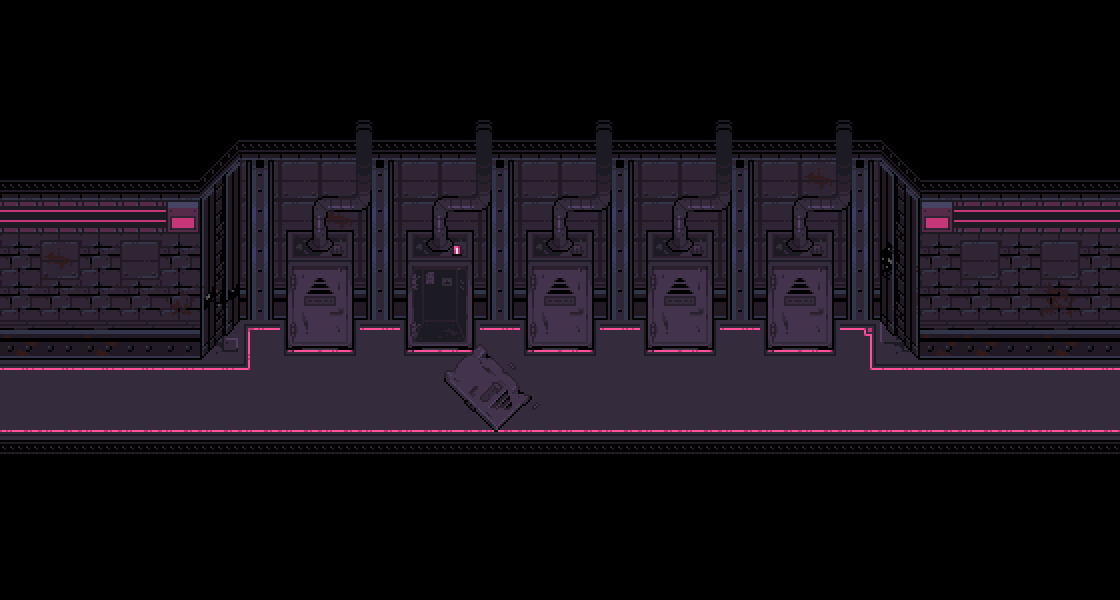

Rendered tile map (Tiled .tmx) drawn with the repository's tilesets; below, a short description and the map source with its tile grids summarised:
An orthogonal 28x15 tile map with 40x40 px tiles, 7 tile layers (Tile Layer 2, Tile Layer 1, Tile Layer 3, Tile Layer 4, ...), 2 tilesets and 16 objects (5x interactable, 2x transition, right, left, spawn).

<map version="1.10" tiledversion="1.10.2" orientation="orthogonal" renderorder="right-down" width="28" height="15" tilewidth="40" tileheight="40" infinite="0" nextlayerid="11" nextobjectid="17">
 <editorsettings>
  <export target="data.lua" format="lua" />
 </editorsettings>
 <properties>
  <property name="light" type="bool" value="true" />
  <property name="music" value="undertale_yellow/steamworks_overworld" />
 </properties>
 <tileset firstgid="1" source="../../../tilesets/steamworks.tsx" />
 <tileset firstgid="1497" source="../../../tilesets/steamworks_objects.tsx" />
 <layer id="2" name="Tile Layer 2" width="28" height="15">
  <data>[420 cells, 2 non-empty, 1 distinct tile ids]</data>
 </layer>
 <layer id="1" name="Tile Layer 1" width="28" height="15">
  <data>[420 cells, 420 non-empty, 30 distinct tile ids]</data>
 </layer>
 <layer id="3" name="Tile Layer 3" width="28" height="15">
  <data>[420 cells, 34 non-empty, 5 distinct tile ids]</data>
 </layer>
 <layer id="6" name="Tile Layer 4" width="28" height="15">
  <data>[420 cells, 1 non-empty, 1 distinct tile ids]</data>
 </layer>
 <layer id="7" name="Tile Layer 5" width="28" height="15" offsetx="-6" offsety="0">
  <data>[420 cells, 1 non-empty, 1 distinct tile ids]</data>
 </layer>
 <layer id="4" name="lockers" width="28" height="15" offsetx="6" offsety="-10">
  <data>[420 cells, 5 non-empty, 2 distinct tile ids]</data>
 </layer>
 <layer id="5" name="door" width="28" height="15" offsetx="4" offsety="-8">
  <data>[420 cells, 1 non-empty, 1 distinct tile ids]</data>
 </layer>
 <objectgroup id="8" name="collision">
  <object id="1" x="0" y="320" width="200" height="40" />
  <object id="2" x="200" y="280" width="720" height="40" />
  <object id="3" x="920" y="320" width="200" height="40" />
  <object id="4" x="0" y="440" width="1120" height="40" />
  <object id="5" x="880" y="320">
   <polygon points="0,0 40,0 40,40" />
  </object>
  <object id="6" x="200" y="320">
   <polygon points="0,0 40,0 0,40" />
  </object>
 </objectgroup>
 <objectgroup id="9" name="objects">
  <object id="7" name="interactable" x="286" y="320" width="68" height="30">
   <properties>
    <property name="solid" type="bool" value="true" />
    <property name="text1">* (You peer inside the
chamber...)</property>
    <property name="text2">* (It's far too dark to make
anything out.)</property>
   </properties>
  </object>
  <object id="8" name="interactable" x="526" y="320" width="68" height="30">
   <properties>
    <property name="solid" type="bool" value="true" />
    <property name="text1">* (You peer inside the
chamber...)</property>
    <property name="text2">* (It's far too dark to make
anything out.)</property>
   </properties>
  </object>
  <object id="11" name="interactable" x="406" y="320" width="68" height="30">
   <properties>
    <property name="solid" type="bool" value="true" />
    <property name="text1" value="* ..." />
   </properties>
  </object>
  <object id="9" name="interactable" x="646" y="320" width="68" height="30">
   <properties>
    <property name="solid" type="bool" value="true" />
    <property name="text1">* (You peer inside the
chamber...)</property>
    <property name="text2">* (It's far too dark to make
anything out.)</property>
   </properties>
  </object>
  <object id="10" name="interactable" x="766" y="320" width="68" height="30">
   <properties>
    <property name="solid" type="bool" value="true" />
    <property name="text1">* (You peer inside the
chamber...)</property>
    <property name="text2">* (It's far too dark to make
anything out.)</property>
   </properties>
  </object>
  <object id="12" name="transition" x="0" y="360" width="40" height="80">
   <properties>
    <property name="map" value="steamworks/05" />
    <property name="marker" value="right" />
   </properties>
  </object>
  <object id="13" name="transition" x="1080" y="360" width="40" height="80">
   <properties>
    <property name="map" value="steamworks/05d" />
    <property name="marker" value="left" />
   </properties>
  </object>
 </objectgroup>
 <objectgroup id="10" name="markers">
  <object id="14" name="right" x="1040" y="400">
   <point />
  </object>
  <object id="15" name="left" x="80" y="400">
   <point />
  </object>
  <object id="16" name="spawn" x="560" y="400">
   <point />
  </object>
 </objectgroup>
</map>
